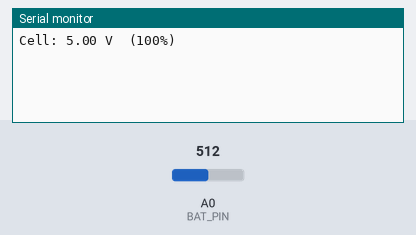
The sketch below on a simulated Arduino Uno, built with avr-gcc and run on an emulated ATmega328P. Parts: the last lines printed to the serial monitor. Inputs (shaded band) come from the test bench; at power-on: A0 (BAT_PIN) = 512.

Above: at 1.2 s.
1.3 s: A0 (BAT_PIN) set to 335
At 2.6 s:
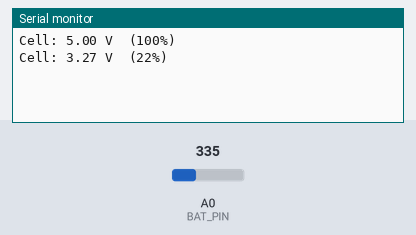
2.8 s: A0 (BAT_PIN) set to 303
At 4.5 s:
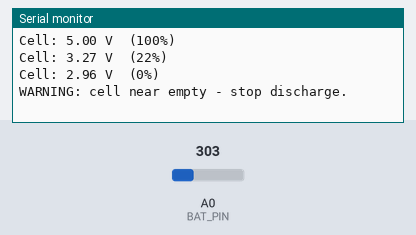
Timing chart, 0 to 6.0 s (numbered marks = the images above; inputs shaded):
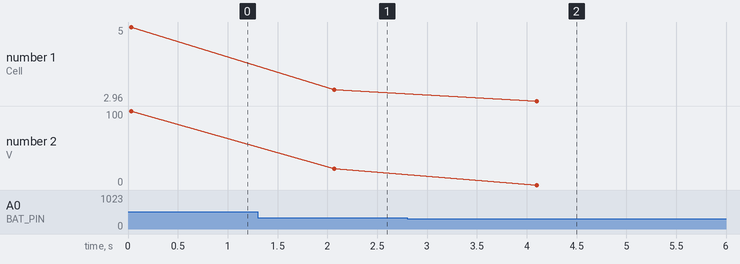

Measured:
- the behaviour switches between 318 and 317 on A0 (BAT_PIN) (found by bisection; images 1 and 2)
- after the input at 1.3 s, the serial monitor: prints a new line after 0.77 s (image 1)
- after the input at 2.8 s, the serial monitor: prints a new line after 1.3 s (image 2)
- plotted number 1: 5 → 3.27 after the input at 1.3 s, 3.27 → 2.96 after the input at 2.8 s
- plotted number 2: 100 → 22 after the input at 1.3 s, 22 → 0 after the input at 2.8 s

The sketch:

example.ino
```cpp
// Reads a 1S LiPo voltage on an Arduino Uno/Nano using a 100k/100k divider, averages ADC samples, converts to cell voltage, estimates state-of-charge, prints to Serial and warns on low voltage.
//
// Buy this module: https://shillehtek.com/products/351015-50mah-3-7v-lithium-rechargeable-battery-3-5-x-10-x-15mm
// Full manual: https://shillehtek.com/blogs/shillehtek-product-manuals/351015-50mah-3-7v-lithium-rechargeable-battery-3-5-x-10-x-15mm-manual
// More examples: https://github.com/shillehbean/shillehtek-examples
//

// 351015 LiPo cell voltage monitor for Arduino Uno / Nano (5V, 10-bit ADC)
// Wiring: Cell (+) -- 100k -- A0 -- 100k -- GND
// Divider ratio = 0.5, so multiply ADC voltage x 2 to get cell voltage.

const int BAT_PIN   = A0;
const float VREF    = 5.0;     // 5V Arduino reference
const float DIVIDER = 2.0;     // (R1 + R2) / R2 with R1 = R2 = 100k

float readCellVoltage() {
  long sum = 0;
  for (int i = 0; i < 16; i++) {       // average 16 samples to reduce noise
    sum += analogRead(BAT_PIN);
    delay(2);
  }
  float adc = sum / 16.0;
  float vpin = (adc / 1023.0) * VREF;
  return vpin * DIVIDER;
}

int stateOfCharge(float v) {
  // Rough linear SoC map for 1S LiPo (3.0V empty, 4.2V full)
  float pct = (v - 3.0) / (4.2 - 3.0) * 100.0;
  if (pct < 0)   pct = 0;
  if (pct > 100) pct = 100;
  return (int)pct;
}

void setup() {
  Serial.begin(9600);
}

void loop() {
  float v = readCellVoltage();
  int   soc = stateOfCharge(v);
  Serial.print("Cell: ");
  Serial.print(v, 2);
  Serial.print(" V  (");
  Serial.print(soc);
  Serial.println("%)");

  if (v < 3.1) Serial.println("WARNING: cell near empty - stop discharge.");
  delay(2000);
}
```
